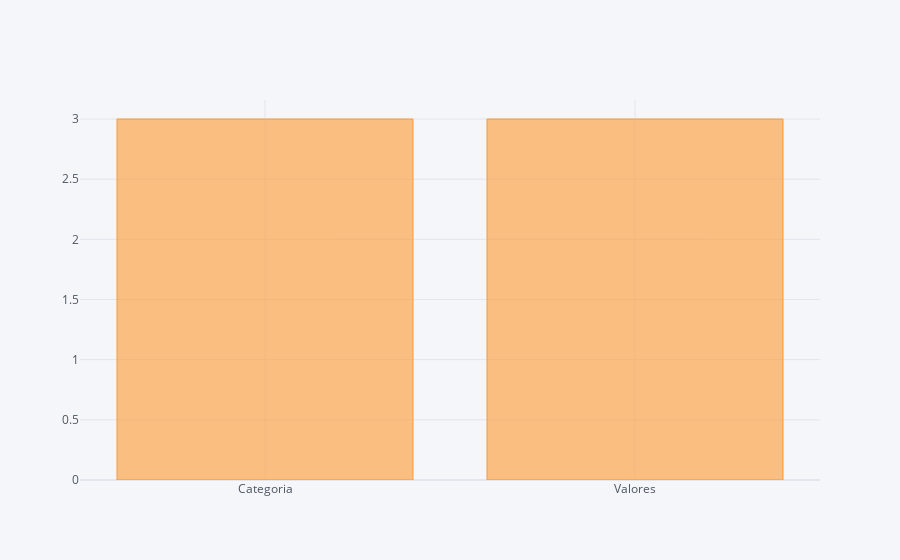

Notebook cell for this chart:
### Code cell
df2.count().iplot(kind='bar')

### Figure 1 — Plotly figure (JSON) as saved in the notebook; plotly's stock layout.template omitted (floating-point values rounded to 4 significant figures)
{"data": [{"marker": {"color": "rgba(255, 153, 51, 0.6)", "line": {"color": "rgba(255, 153, 51, 1.0)", "width": 1}}, "name": "None", "orientation": "v", "text": "", "type": "bar", "x": ["Categoria", "Valores"], "y": [3, 3]}], "layout": {"autosize": true, "legend": {"bgcolor": "#F5F6F9", "font": {"color": "#4D5663"}}, "paper_bgcolor": "#F5F6F9", "plot_bgcolor": "#F5F6F9", "title": {"font": {"color": "#4D5663"}}, "xaxis": {"autorange": true, "gridcolor": "#E1E5ED", "range": [-0.5, 1.5], "showgrid": true, "tickfont": {"color": "#4D5663"}, "title": {"font": {"color": "#4D5663"}, "text": ""}, "type": "category", "zerolinecolor": "#E1E5ED"}, "yaxis": {"autorange": true, "gridcolor": "#E1E5ED", "range": [0, 3.158], "showgrid": true, "tickfont": {"color": "#4D5663"}, "title": {"font": {"color": "#4D5663"}, "text": ""}, "type": "linear", "zerolinecolor": "#E1E5ED"}}}
